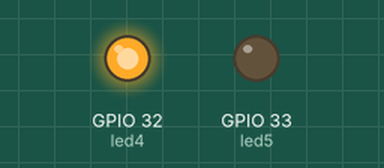
Simulated run of this program. Board: ESP32 board running MicroPython. Shown: output pins drawn as LEDs (lit = HIGH). A WiFi scan finds one network, HomeNet; what the program prints to the serial console is not drawn.

Above: at 0.01 s.
At 0.51 s:
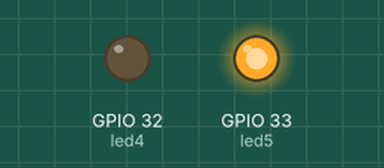
At 1.1 s:
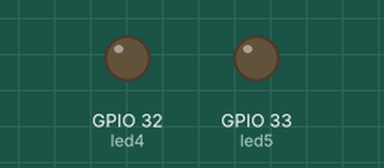
Timing chart, 0 to 2.6 s (numbered marks = the images above):
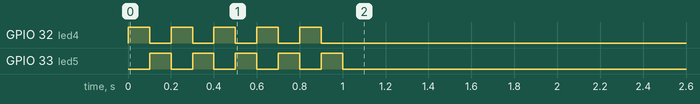

The program:

wifiScan.py
```python
from machine import Pin
import network
import time

ssid=bytearray('Microduino_SS')
wifiGood=50

led4 = Pin(32, Pin.OUT)
led5 = Pin(33, Pin.OUT)

count=2
rssi0=wifiGood
rssi1=wifiGood

for i in range(5):
    led4.value(True)
    led5.value(False)
    time.sleep_ms(100)
    led4.value(False)
    led5.value(True)
    time.sleep_ms(100)

led4.value(False)
led5.value(False)

station = network.WLAN(network.STA_IF)
station.active(True)

while(True):
    nets=station.scan()
    if(count==2):
        count=0

    for net in nets:
        print("ssid: %s rssi: %d "%(net[0],net[3]))
        if(net[0]==ssid):
            if(count==0):
                rssi0=net[3]
            if(count==1):
                rssi1=net[3]
            rssi=min(abs(rssi0),abs(rssi1))
            print(rssi)
            if(rssi<wifiGood):
                led5.value(True)
                led4.value(False)
            else:
                led4.value(True)
                led5.value(False)
            print("--------")
            count=count+1


# while(True):
#     nets=station.scan()
#     for net in nets:
#         print("ssid: %s rssi: %d "%(net[0],net[3]))
#         if(net[0]==md):
#             if(abs(net[3])<wifiGood):
#                 led5.value(True)
#             else:
#                 led5.value(False)
#             print("--------")
```
